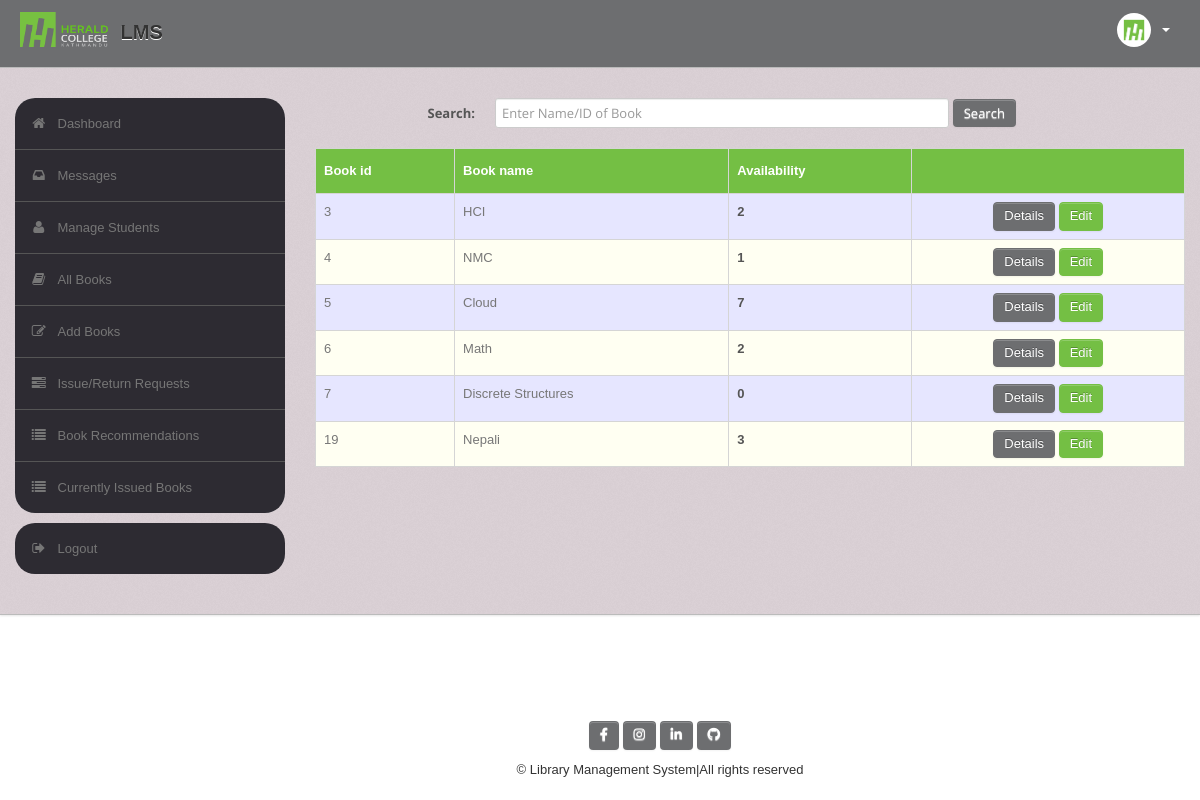
/admin/book.php (signed in), run on the app's committed database.
### tables this page shows
CREATE TABLE `book` (
  `BookId` int(10) NOT NULL,
  `Title` varchar(50) DEFAULT NULL,
  `Publisher` varchar(50) DEFAULT NULL,
  `Year` varchar(50) DEFAULT NULL,
  `Availability` int(5) DEFAULT NULL
);

### admin/book.php (the view, shortened to what this page needs)
<?php
require('dbconn.php');
?>
<?php
if ($_SESSION['UserId']) {
?>
    <!DOCTYPE html>
    <html lang="en">
    <head>
        <link type="text/css" href="bootstrap/css/bootstrap.min.css" rel="stylesheet">
        <link type="text/css" href="bootstrap/css/bootstrap-responsive.min.css" rel="stylesheet">
        <link type="text/css" href="css/theme.css" rel="stylesheet">
        <link type="text/css" href="images/icons/css/font-awesome.css" rel="stylesheet">
    </head>
    <body>
        <div class="navbar navbar-fixed-top">
            <div class="navbar-inner">
                <div class="container">
                        <a class="brand" href="home.
                        php"><img src="images/nn.png" class="logo" /> LMS </a>
                    <div class="nav-collapse collapse navbar-inverse-collapse">
                        <ul class="nav pull-right">
                            <li class="nav-user dropdown"><a href="#" class="dropdown-toggle" data-toggle="dropdown">
                                    <img src="images/user.png" class="nav-avatar" />
                                    <b class="caret"></b></a>
                            </li>
                        </ul>
                    </div>
                </div>
            </div>
        </div>
        <div class="wrapper">
            <div class="container">
                <div class="row">
                    <div class="span3">
                        <div class="sidebar">
                            <ul class="widget widget-menu unstyled">
                                <li class="active"><a href="home.php"><i class="menu-icon icon-home"></i>Dashboard
                                    </a></li>
                                <li><a href="message.php"><i class="menu-icon icon-inbox"></i>Messages</a>
                                </li>
                                <li><a href="student.php"><i class="menu-icon icon-user"></i>Manage Students </a>
                                </li>
                                <li><a href="book.php"><i class="menu-icon icon-book"></i>All Books </a></li>
                                <li><a href="addbook.php"><i class="menu-icon icon-edit"></i>Add Books </a></li>
                                <li><a href="requests.php"><i class="menu-icon icon-tasks"></i>Issue/Return Requests </a></li>
                                <li><a href="recommendations.php"><i class="menu-icon icon-list"></i>Book Recommendations </a></li>
                                <li><a href="current.php"><i class="menu-icon icon-list"></i>Currently Issued Books </a></li>
                            </ul>
                            <ul class="widget widget-menu unstyled">
                                <li><a href="logout.php"><i class="menu-icon icon-signout"></i>Logout </a></li>
                            </ul>
                        </div>
                    </div>
                    <div class="span9">
                        <form class="form-horizontal row-fluid" action="book.php" method="post">
                            <div class="control-group">
                                <label class="control-label" for="Search"><b>Search:</b></label>
                                <div class="controls">
                                    <input type="text" id="title" name="title" placeholder="Enter Name/ID of Book" class="span8" required>
                                    <button type="submit" name="submit" class="btn">Search</button>
                                </div>
                            </div>
                        </form>
                        <br>
                        <?php
                        if (isset($_POST['submit']))
                        {
                            $s = $_POST['title'];
                            $sql = "select * from LMS.book where BookId='$s' or Title like '%$s%'";
                        } else
                            $sql = "select * from LMS.book";
                        $result = $conn->query($sql);
                        $rowcount = mysqli_num_rows($result);
                        if (!($rowcount))
                            echo "<br><center><h2><b><i>No Results</i></b></h2></center>";
                        else {
                        ?>
                            <table class="table" id="tables">
                                <thead>
                                    <tr>
                                        <th>Book id</th>
                                        <th>Book name</th>
                                        <th>Availability</th>
                                        <th></th>
                                    </tr>
                                </thead>
                                <tbody>
                                    <?php
                                    while ($row = $result->fetch_assoc()) {
                                        $bookid = $row['BookId'];
                                        $name = $row['Title'];
                                        $avail = $row['Availability'];
                                    ?>
                                        <tr>
                                            <td><?php echo $bookid ?></td>
                                            <td><?php echo $name ?></td>
                                            <td><b><?php echo $avail ?></b></td>
                                            <td>
                                                <center>
                                                    <a href="bookdetails.php?id=<?php echo $bookid; ?>" class="btn btn-primary">Details</a>
                                                    <a href="edit_book_details.php?id=<?php echo $bookid; ?>" class="btn btn-success">Edit</a>
                                                </center>
                                            </td>
                                        </tr>
                                <?php }
                                } ?>
                                </tbody>
                            </table>
                    </div>
                </div>
            </div>
        </div>
        <?php include('footer.php') ?>
    </body>
    </html>
<?php } else {
    echo "<script type='text/javascript'>alert('Access Denied!!!')</script>";
} ?>

### admin/footer.php (shortened to what this page needs)
<!DOCTYPE html>
<html>
<head>
	<link rel="stylesheet" href="https://cdnjs.cloudflare.com/ajax/libs/font-awesome/5.15.3/css/all.min.css">
</head>
<body>
	<footer class="bg-dark text-center text-black" style="position: fixed; bottom: 0; width: 100%; text-align: center; color: #333333;left: 60px; margin-bottom: 10px;">
		<div class="container p-4">
			<section class="mb-4">
				<a class="btn btn-outline-light btn-floating m-1" style="color: white;" href="https://www.facebook.com/gops.bhattarai.7" role="button" target="_blank"><i class="fab fa-facebook-f"></i></a>
				<a class="btn btn-outline-light btn-floating m-1" style="color: white;" href="https://www.instagram.com/sooraj__stha/" role="button" target="_blank"><i class="fab fa-instagram"></i></a>
				<a class="btn btn-outline-light btn-floating m-1" style="color: white;" href="https://www.linkedin.com/in/naresh-sejwal-381303239/" role="button" target="_blank"><i class="fab fa-linkedin-in"></i></a>
				<a class="btn btn-outline-light btn-floating m-1" style="color: white;" href="https://github.com/SurajShrestha0/Library-Management-System" role="button" target="_blank"><i class="fab fa-github"></i></a>
			</section>
			<section class="copyright" style="margin-top: 10px;">
				<p>&copy Library Management System|All rights reserved</p>
			</section>
		</div>
	</footer>
</body>
</html>

### admin/css/theme.css (style rules this page uses)
#tables { font-family: "Trebuchet MS", Arial, Helvetica, sans-serif; border-collapse: collapse; width: 100%; }
#tables td, #tables th { border: 1px solid #ddd; padding: 8px; }
#tables tr:nth-child(even) { background-color: #fffff2; }
#tables tr:nth-child(odd) { background-color: #e6e6ff; }
#tables th { padding-top: 12px; padding-bottom: 12px; text-align: left; background-color: #74bf44; color: white; }
body { font-size: 13px; font-family: 'Open Sans', Arial, sans-serif; background: #fff; color: #777 }
strong, b { color: #555 }
.wrapper { background: url(../images/bg.png) #cec1c8; border-bottom: 1px solid #bbb; -webkit-box-shadow: 0 1px 2px rgba(0,0,0,0.1); -moz-box-shadow: 0 1px 2px rgba(0,0,0,0.1); box-shadow: 0 1px 2px rgba(0,0,0,0.1); padding: 30px 0 }
form { margin: 0 }
select, textarea, input[type="text"], input[type="password"], input[type="datetime"], input[type="datetime-local"], input[type="date"], input[type="month"], input[type="time"], input[type="week"], input[type="number"], input[type="email"], input[type="url"], input[type="search"], input[type="tel"], input[type="color"], .uneditable-input, label, input, button, select, textarea { -webkit-border-radius: 3px; -moz-border-radius: 3px; border-radius: 3px; font-size: 13px; font-family: 'Open Sans', Tahoma, Arial, sans-serif }
body [class^="icon-"], body [class*=" icon-"] { font-size: 14px; line-height: 20px; height: 20px }
body { font-family: Arial, sans-serif; }
.form-horizontal .control-group, .form-vertical .control-group { margin-bottom: 0 }
.navbar { position: static!important; margin: 0!important }
.navbar .navbar-inner { background: #6d6e70; border-bottom: 1px solid #bbb; -webkit-box-shadow: 0 1px 2px rgba(0,0,0,0.15); -moz-box-shadow: 0 1px 2px rgba(0,0,0,0.15); box-shadow: 0 1px 2px rgba(0,0,0,0.15) }
.navbar .brand { color: #333; font-weight: bold; font-size: 20px; margin-right: 20px; padding: 20px }
.logo { width: 90px; height: 35px; margin: -8px 5px 0 ; }
.navbar .nav>li>a { padding: 20px 15px; font-weight: bold; color: #777 }
.nav-user>a { height: 20px }
.nav-avatar { width: 34px; height: 34px; margin: -7px 5px 0 0; -webkit-border-radius: 50%; -moz-border-radius: 50%; border-radius: 50% }
.btn, .btn-box { -webkit-border-radius: 3px; -moz-border-radius: 3px; border-radius: 3px }
.btn { font-size: 13px; font-weight: 600 }
.btn { display: inline-block; margin-bottom: 0; font-weight: 400; text-align: center; vertical-align: middle; cursor: pointer; background-color: #6d6e70; color: #fff; background-image: none; border: 1px solid transparent; white-space: nowrap; padding: 4px 10px; font-size: 13px; line-height: 1.42857; border-radius: 4px; -webkit-user-select: none; -moz-user-select: none; -ms-user-select: none; user-select: none }
.btn-primary { color: #fff; background-color: #6d6e70; border-color: #6d6e70; }
.btn-success { color: #fff; background-color: #74bf44; border-color: #74bf44 }
.table { margin-bottom: 0 }
.table th, .table td { border-color: #d5d5d5!important }
.widget-menu { background: #fff; -webkit-border-radius: 3px; -moz-border-radius: 3px; border-radius: 20px; overflow: hidden }
.widget-menu a { color: #555; display: block; line-height: 20px; padding: 15px; text-decoration: none!important }
.widget-menu .menu-icon { margin-right: 10px; color: #767676; -webkit-transition: all .2s ease-in-out; -moz-transition: all .2s ease-in-out; transition: all .2s ease-in-out; }
.widget-menu>li+li { border-top: 1px solid #555 }
.widget-menu>li>a { background-color: #2d2b32; color: #767676; -webkit-transition: all .2s ease-in-out; -moz-transition: all .2s ease-in-out; transition: all .2s ease-in-out; }

### data on the page
book: BookId "3", Title "HCI", Availability "2"
book: BookId "4", Title "NMC", Availability "1"
book: BookId "5", Title "Cloud", Availability "7"
book: BookId "6", Title "Math", Availability "2"
book: BookId "7", Title "Discrete Structures", Availability "0"
book: BookId "19", Title "Nepali", Availability "3"
